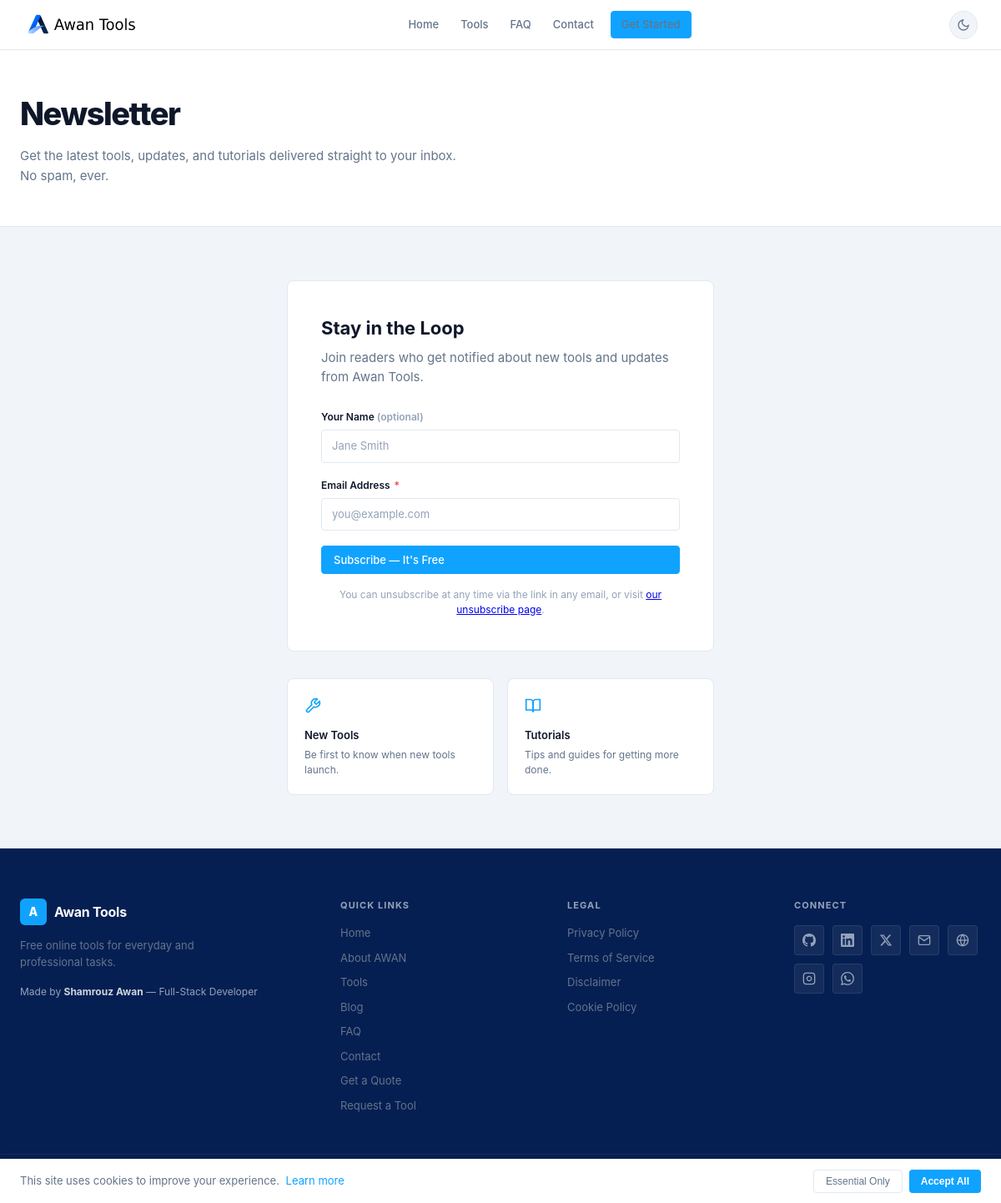
The app's page /newsletter.php with its own data.
### tables this page shows
CREATE TABLE nav_items (
        id         INTEGER PRIMARY KEY AUTOINCREMENT,
        label      VARCHAR(100) NOT NULL,
        url        VARCHAR(500) NOT NULL,
        target     VARCHAR(10)  NOT NULL DEFAULT '_self',
        sort_order INTEGER      NOT NULL DEFAULT 0,
        is_active  INTEGER      NOT NULL DEFAULT 1,
        created_at TEXT       NOT NULL DEFAULT CURRENT_TIMESTAMP
    , location VARCHAR(20) NOT NULL DEFAULT 'header', icon VARCHAR(100) DEFAULT NULL);

CREATE TABLE pages (
        id            INTEGER PRIMARY KEY AUTOINCREMENT,
        title         VARCHAR(255) NOT NULL,
        slug          VARCHAR(255) NOT NULL UNIQUE,
        content       TEXT         DEFAULT NULL,
        seo_title     VARCHAR(255) DEFAULT NULL,
        seo_desc      VARCHAR(500) DEFAULT NULL,
        status        VARCHAR(20)  NOT NULL DEFAULT 'draft',
        author_id     INTEGER      DEFAULT NULL,
        created_at    TEXT       NOT NULL DEFAULT CURRENT_TIMESTAMP,
        updated_at    TEXT       DEFAULT NULL
    , show_in_footer INTEGER NOT NULL DEFAULT 0, show_in_nav    INTEGER NOT NULL DEFAULT 0, page_type      VARCHAR(20)  NOT NULL DEFAULT 'page', sort_order     INTEGER NOT NULL DEFAULT 0, og_title        VARCHAR(255) DEFAULT NULL, og_description  VARCHAR(500) DEFAULT NULL, og_image        VARCHAR(500) DEFAULT NULL, canonical_url   VARCHAR(500) DEFAULT NULL);

### themes/default/templates/layout.php (the view, shortened to what the rows shown need)
<?php
function render_page(string $title, string $content, array $opts = []): void {
    global $auth, $settings, $theme, $seo, $db;
    $showNav   = $opts['nav'] ?? true;
    $lang      = $settings->get('language', 'en');
    $currentPath = parse_url($_SERVER['REQUEST_URI'] ?? '/', PHP_URL_PATH);
    $footerQuickLinks = [];
    $footerLegalLinks = [];
    try {
        $footerQuickLinks = $db->fetchAll(
            "SELECT title, slug FROM pages WHERE show_in_footer = 1 AND status = 'published' AND page_type NOT IN ('legal') ORDER BY sort_order, title"
        ) ?: [];
        $footerLegalLinks = $db->fetchAll(
            "SELECT title, slug FROM pages WHERE show_in_footer = 1 AND status = 'published' AND page_type = 'legal' ORDER BY sort_order, title"
        ) ?: [];
    } catch (Throwable $e) {}
    $seoTags   = ($seo instanceof Seo) ? $seo->headTags([
        'title'       => $title,
        'description' => $opts['description'] ?? $settings->siteTagline(),
        'image'       => $opts['og_image'] ?? '',
        'canonical'   => $opts['canonical'] ?? '',
    ]) : '    <meta name="description" content="' . e($settings->siteTagline()) . '">' . "\n";
    $schemaOrgTags = '';
    ?>
<!DOCTYPE html>
<html lang="<?= e($lang) ?>" data-theme="">
<head>
<?= $seoTags ?><?= $schemaOrgTags ?>    <link rel="stylesheet" href="/assets/css/awan.css"> <link rel="stylesheet" href="/assets/css/custom.css">
</head>
<body class="page-front">
<?php if ($showNav): ?>
<nav class="front-nav">
    <div class="front-nav-links">
        <?php
        $dbNavItems = [];
        try {
            $dbNavItems = $db->fetchAll(
                "SELECT * FROM nav_items WHERE location = 'header' AND is_active = 1 ORDER BY sort_order, id"
            ) ?: [];
        } catch (Throwable $e) {}
        if (!empty($dbNavItems)):
            foreach ($dbNavItems as $ni):
                $isActive = ($ni['url'] === '/' && $currentPath === '/')
                         || ($ni['url'] !== '/' && str_starts_with($currentPath, rtrim($ni['url'], '/')));
        ?>
        <a href="<?= e($ni['url']) ?>"<?= $isActive ? ' class="active"' : '' ?><?= $ni['target']==='_blank' ? ' target="_blank" rel="noopener"' : '' ?>><?= e($ni['label']) ?></a>
        <?php endforeach; endif ?>
        <?php if ($auth->check()): ?>
        <a href="/account/dashboard">Dashboard</a>
        <?php if ($auth->isAdmin()): ?>
        <a href="/admin/">Admin</a>
        <?php endif ?>
        <a href="/logout">Sign Out</a>
        <?php else: ?>
        <?php if ($settings->registrationEnabled()): ?>
        <a href="/register" class="btn btn-primary btn-sm" style="margin-left:6px">Get Started</a>
        <?php else: ?>
        <a href="/login" class="btn btn-outline btn-sm" style="margin-left:6px">Sign In</a>
        <?php endif ?>
        <?php endif ?>
    </div>
</nav>
<?php endif ?>
<div class="front-content"><?= $content ?></div>
<footer class="front-footer">
    <div class="front-footer-grid">
        <div>
            <ul class="footer-links">
                <?php if (!empty($footerQuickLinks)): ?>
                    <?php foreach ($footerQuickLinks as $fl): ?>
                    <li><a href="/<?= e($fl['slug'] === 'home' ? '' : $fl['slug']) ?>"><?= e($fl['title']) ?></a></li>
                    <?php endforeach ?>
                <?php endif ?>
            </ul>
        </div>
        <div>
            <ul class="footer-links">
                <?php if (!empty($footerLegalLinks)): ?>
                    <?php foreach ($footerLegalLinks as $fl): ?>
                    <li><a href="/<?= e($fl['slug']) ?>"><?= e($fl['title']) ?></a></li>
                    <?php endforeach ?>
                <?php endif ?>
            </ul>
        </div>
    </div>
</footer>
</body>
</html>
<?php
}

### records on screen
nav_items: label "Home"
nav_items: label "Tools"
nav_items: label "FAQ"
nav_items: label "Contact"
pages: title "Home"
pages: title "About AWAN"
pages: title "Tools"
pages: title "Blog"
pages: title "FAQ"
pages: title "Contact"
pages: title "Get a Quote"
pages: title "Request a Tool"
pages: title "Privacy Policy"
pages: title "Terms of Service"
pages: title "Disclaimer"
pages: title "Cookie Policy"

### other values on screen
$siteName "Awan Tools"
$footerTagline "Free online tools for everyday and professional tasks."
$devName "Shamrouz Awan"
$devTitle "Full-Stack Developer"
